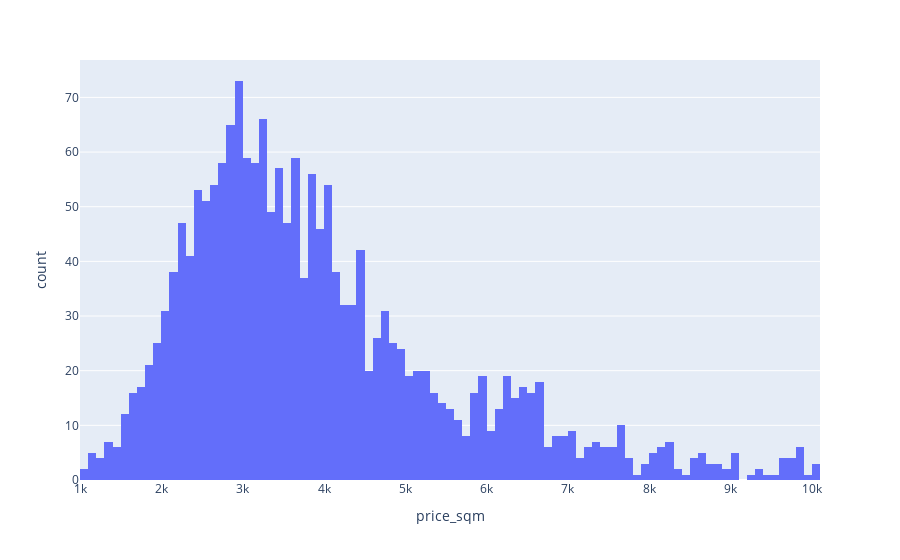

The notebook cell saved with this chart:
### Code cell
fig = px.histogram(df, x="price_sqm" , nbins=100 , )
fig.show()

### Figure 1 — Plotly figure (JSON) as saved in the notebook; plotly's stock layout.template omitted (floating-point values rounded to 4 significant figures; data arrays with more than 128 entries replaced by an {"elided": "..."} marker saying what was removed)
{"data": [{"alignmentgroup": "True", "bingroup": "x", "hovertemplate": "price_sqm=%{x}<br>count=%{y}<extra></extra>", "legendgroup": "", "marker": {"color": "#636efa", "pattern": {"shape": ""}}, "name": "", "nbinsx": 100, "offsetgroup": "", "orientation": "v", "showlegend": false, "type": "histogram", "x": {"elided": "1891 int values"}, "xaxis": "x", "yaxis": "y"}], "layout": {"barmode": "relative", "legend": {"tracegroupgap": 0}, "margin": {"t": 60}, "xaxis": {"anchor": "y", "domain": [0, 1], "title": {"text": "price_sqm"}}, "yaxis": {"anchor": "x", "domain": [0, 1], "title": {"text": "count"}}}}
